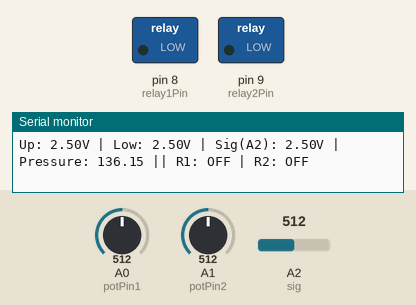
Simulated run of this sketch. Board: Arduino Uno, built with avr-gcc and run on an emulated ATmega328P. Parts: switched loads named in the sketch (green lamp = pin HIGH), the last lines printed to the serial monitor. The inputs (shaded band) are chosen by the test bench; at power-on: A2 (sig) = 512, A0 (potPin1) = 512, A1 (potPin2) = 512.

Above: at 1.3 s.
1.4 s: A2 (sig) set to 519
At 2.1 s:
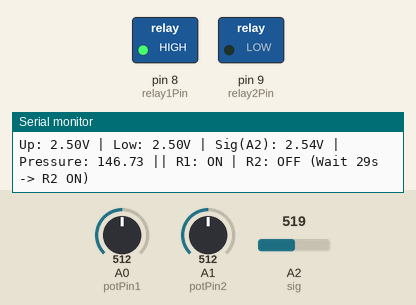
3.1 s: A2 (sig) set to 511
At 34.3 s:
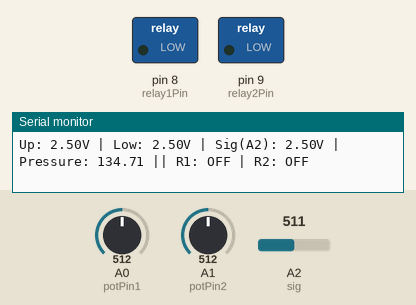
Timing chart, 0 to 34.8 s (numbered marks = the images above; inputs shaded):
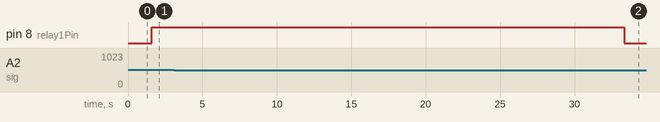

The sketch:

code.ino
```cpp
#include <avr/pgmspace.h>

// =========================================================
// 1. PIN DEFINITIONS & RELAY TIMING VARIABLES
// =========================================================
const int potPin1 = A0;  // Upper threshold
const int potPin2 = A1;  // Lower threshold
const int sig = A2;      // Signal voltage

const int relay1Pin = 8; // First Relay (Turns ON first, OFF last)
const int relay2Pin = 9; // Second Relay (Turns ON last, OFF first)

unsigned long relayTimer = 0;
const unsigned long delayTime = 30000; // 30,000 milliseconds = 30 seconds
bool turningOnSeq = false;
bool turningOffSeq = false;

// =========================================================
// 2. LOOKUP TABLE (PROGMEM)
// =========================================================
const int LUT_SIZE = 200;
const float y_table[] PROGMEM = {
  3.0502, 3.0751, 3.1016, 3.1298, 3.1594, 3.1904, 3.2227, 3.2562, 3.2910, 3.3268, 3.3637, 3.4016, 3.4404, 3.4801, 3.5206, 3.5619,
  3.6039, 3.6466, 3.6899, 3.7339, 3.7785, 3.8236, 3.8692, 3.9153, 3.9618, 4.0088, 4.0563, 4.1041, 4.1523, 4.2008, 4.2497, 4.2990,
  4.3485, 4.3984, 4.4485, 4.4990, 4.5497, 4.6007, 4.6519, 4.7034, 4.7552, 4.8072, 4.8595, 4.9120, 4.9647, 5.0177, 5.0709, 5.1243,
  5.1780, 5.2319, 5.2860, 5.3404, 5.3949, 5.4497, 5.5047, 5.5600, 5.6154, 5.6711, 5.7270, 5.7831, 5.8394, 5.8960, 5.9527, 6.0096,
  6.0667, 6.1240, 6.1815, 6.2392, 6.2971, 6.3551, 6.4132, 6.4716, 6.5300, 6.5886, 6.6473, 6.7062, 6.7651, 6.8241, 6.8832, 6.9423,
  7.0015, 7.0608, 7.1200, 7.1792, 7.2385, 7.2977, 7.3568, 7.4158, 7.4748, 7.5336, 7.5924, 7.6509, 7.7093, 7.7674, 7.8254, 7.8831,
  7.9405, 7.9976, 8.0543, 8.1108, 8.1668, 8.2224, 8.2776, 8.3323, 8.3865, 8.4402, 8.4934, 8.5459, 8.5979, 8.6492, 8.6998, 8.7497,
  8.7990, 8.8474, 8.8950, 8.9419, 8.9878, 9.0330, 9.0771, 9.1204, 9.1627, 9.2040, 9.2443, 9.2835, 9.3217, 9.3588, 9.3947, 9.4296,
  9.4632, 9.4957, 9.5270, 9.5570, 9.5858, 9.6134, 9.6397, 9.6647, 9.6884, 9.7108, 9.7319, 9.7517, 9.7701, 9.7873, 9.8031, 9.8176,
  9.8308, 9.8426, 9.8532, 9.8625, 9.8706, 9.8773, 9.8829, 9.8872, 9.8904, 9.8925, 9.8934, 9.8932, 9.8921, 9.8899, 9.8868, 9.8829,
  9.8781, 9.8725, 9.8663, 9.8594, 9.8520, 9.8442, 9.8359, 9.8274, 9.8187, 9.8099, 9.8011, 9.7925, 9.7841, 9.7760, 9.7685, 9.7616,
  9.7556, 9.7504, 9.7464, 9.7436, 9.7422, 9.7424, 9.7445, 9.7485, 9.7547, 9.7633, 9.7745, 9.7885, 9.8056, 9.8260, 9.8500, 9.8778,
  9.9097, 9.9459, 9.9868, 10.0327, 10.0838, 10.1404, 10.2030, 10.2718
};
const float x_table[] PROGMEM = {
  10.0000, 10.6007, 11.2374, 11.9124, 12.6280, 13.3865, 14.1906, 15.0430, 15.9466, 16.9045, 17.9199, 18.9963, 20.1374, 21.3470,
  22.6293, 23.9886, 25.4295, 26.9570, 28.5763, 30.2928, 32.1124, 34.0413, 36.0861, 38.2537, 40.5515, 42.9874, 45.5695, 48.3068,
  51.2085, 54.2844, 57.5452, 61.0018, 64.6660, 68.5504, 72.6680, 77.0331, 81.6603, 86.5654, 91.7652, 97.2773, 103.1206, 109.3148,
  115.8811, 122.8418, 130.2206, 138.0427, 146.3346, 155.1246, 164.4426, 174.3203, 184.7913, 195.8913, 207.6581, 220.1316, 233.3545,
  247.3715, 262.2306, 277.9822, 294.6800, 312.3808, 331.1448, 351.0359, 372.1218, 394.4744, 418.1696, 443.2881, 469.9154, 498.1422,
  528.0645, 559.7841, 593.4091, 629.0539, 666.8397, 706.8953, 749.3569, 794.3691, 842.0851, 892.6673, 946.2878, 1003.1293, 1063.3850,
  1127.2602, 1194.9722, 1266.7515, 1342.8424, 1423.5040, 1509.0107, 1599.6536, 1695.7412, 1797.6006, 1905.5785, 2020.0423, 2141.3818,
  2270.0098, 2406.3643, 2550.9092, 2704.1366, 2866.5681, 3038.7565, 3221.2878, 3414.7834, 3619.9018, 3837.3412, 4067.8418, 4312.1880,
  4571.2115, 4845.7940, 5136.8701, 5445.4304, 5772.5253, 6119.2680, 6486.8388, 6876.4888, 7289.5441, 7727.4108, 8191.5792, 8683.6291,
  9205.2353, 9758.1733, 10344.3250, 10965.6856, 11624.3699, 12322.6199, 13062.8122, 13847.4663, 14679.2527, 15561.0028, 16495.7175,
  17486.5785, 18536.9584, 19650.4322, 20830.7898, 22082.0490, 23408.4685, 24814.5630, 26305.1186, 27885.2085, 29560.2108, 31335.8268,
  33218.1002, 35213.4374, 37328.6302, 39570.8779, 41947.8123, 44467.5240, 47138.5891, 49970.0992, 52971.6917, 56153.5832, 59526.6039,
  63102.2344, 66892.6451, 70910.7373, 75170.1873, 79685.4930, 84472.0231, 89546.0693, 94924.9023, 100626.8297, 106671.2592, 113078.7642,
  119871.1536, 127071.5468, 134704.4516, 142795.8480, 151373.2765, 160465.9320, 170104.7631, 180322.5773, 191154.1529, 202636.3571,
  214808.2717, 227711.3261, 241389.4382, 255889.1641, 271259.8562, 287553.8315, 304826.5497, 323136.8015, 342546.9094, 363122.9392,
  384934.9254, 408057.1089, 432568.1905, 458551.5982, 486095.7713, 515294.4615, 546247.0520, 579058.8956, 613841.6737, 650713.7757,
  689800.7028, 731235.4945, 775159.1818, 821721.2672, 871080.2334, 923404.0827, 978870.9091, 1037669.5042, 1100000.0000
};

// =========================================================
// 3. INVERSE LOOKUP FUNCTION
// =========================================================
float get_x_from_y(float target_y) {
    // Boundary enforcement: clamp to min/max if the signal goes out of bounds
    float y_min = pgm_read_float(&y_table[0]);
    float y_max = pgm_read_float(&y_table[LUT_SIZE - 1]);

    if (target_y <= y_min) return pgm_read_float(&x_table[0]);
    if (target_y >= y_max) return pgm_read_float(&x_table[LUT_SIZE - 1]);

    // Forward scan for the correct interval
    for (int i = 0; i < LUT_SIZE - 1; i++) {
        float y0 = pgm_read_float(&y_table[i]);
        float y1 = pgm_read_float(&y_table[i + 1]);

        // When we find the bracket containing our target_y
        if (target_y >= y0 && target_y <= y1) {
            float x0 = pgm_read_float(&x_table[i]);
            float x1 = pgm_read_float(&x_table[i + 1]);

            // Linear interpolation equation
            return x0 + (target_y - y0) * ((x1 - x0) / (y1 - y0));
        }
    }

    return 0.0; // Fallback
}

// =========================================================
// 4. ARDUINO SETUP
// =========================================================
void setup() {
  Serial.begin(9600);

  // Wait for serial monitor to open
  while (!Serial) { ; }
  Serial.println("System Ready. LUT Initialized & Relays Online.");

  // Set the relay pins as outputs
  pinMode(relay1Pin, OUTPUT);
  pinMode(relay2Pin, OUTPUT);

  // Start with both relays turned OFF
  digitalWrite(relay1Pin, LOW);
  digitalWrite(relay2Pin, LOW);
}

// =========================================================
// 5. MAIN EXECUTION LOOP
// =========================================================
void loop() {
  // Read the raw input on the analog pins (0 - 1023)
  int sensorValue1 = analogRead(potPin1);
  int sensorValue2 = analogRead(potPin2);
  int sensorValue3 = analogRead(sig);

  // Convert the analog readings to voltages (0 - 5V)
  float voltage1 = sensorValue1 * (5.0 / 1023.0); // Upper limit (A0)
  float voltage2 = sensorValue2 * (5.0 / 1023.0); // Lower limit (A1)
  float voltage3 = sensorValue3 * (5.0 / 1023.0); // Signal (A2)

  // --- INTEGRATED LUT LOGIC ---
  // The A2 signal is divided by 2 before going into the Lookup Table as requested
  float lut_input_voltage = voltage3 * 2.0;
  float calculated_pressure = get_x_from_y(lut_input_voltage);

  // Read current relay states
  bool r1IsOn = digitalRead(relay1Pin) == HIGH;
  bool r2IsOn = digitalRead(relay2Pin) == HIGH;

  // --- RELAY CONTROL LOGIC (With Bounce Protection) ---

  // Condition 1: Signal goes ABOVE upper threshold
  if (voltage3 > voltage1) {
    turningOffSeq = false;

    if (!r1IsOn) {
      digitalWrite(relay1Pin, HIGH);
      r1IsOn = true;
      relayTimer = millis();
      turningOnSeq = true;
    }
    else if (!r2IsOn && !turningOnSeq) {
      relayTimer = millis();
      turningOnSeq = true;
    }
  }

  // Condition 2: Signal goes BELOW lower threshold
  else if (voltage3 < voltage2) {
    turningOnSeq = false;

    if (r2IsOn) {
      digitalWrite(relay2Pin, LOW);
      r2IsOn = false;
      relayTimer = millis();
      turningOffSeq = true;
    }
    else if (r1IsOn && !turningOffSeq) {
        relayTimer = millis();
        turningOffSeq = true;
    }
  }

  // --- TIMER LOGIC (Non-Blocking) ---

  if (turningOnSeq && (millis() - relayTimer >= delayTime)) {
    digitalWrite(relay2Pin, HIGH);
    turningOnSeq = false; // Sequence complete
  }

  if (turningOffSeq && (millis() - relayTimer >= delayTime)) {
    digitalWrite(relay1Pin, LOW);
    turningOffSeq = false; // Sequence complete
  }

  // --- SERIAL MONITOR OUTPUT ---

  Serial.print("Up: "); Serial.print(voltage1);
  Serial.print("V | Low: "); Serial.print(voltage2);
  Serial.print("V | Sig(A2): "); Serial.print(voltage3);
  Serial.print("V | Pressure: "); Serial.print(calculated_pressure);

  // Print Relay States
  Serial.print(" || R1: ");
  Serial.print(digitalRead(relay1Pin) == HIGH ? "ON" : "OFF");
  Serial.print(" | R2: ");
  Serial.print(digitalRead(relay2Pin) == HIGH ? "ON" : "OFF");

  // --- LIVE COUNTDOWN TIMER ---

  if (turningOnSeq) {
      int secondsLeft = (delayTime - (millis() - relayTimer)) / 1000;
      if (secondsLeft < 0) secondsLeft = 0;
      Serial.print(" (Wait ");
      Serial.print(secondsLeft);
      Serial.print("s -> R2 ON)");
  } else if (turningOffSeq) {
      int secondsLeft = (delayTime - (millis() - relayTimer)) / 1000;
      if (secondsLeft < 0) secondsLeft = 0;
      Serial.print(" (Wait ");
      Serial.print(secondsLeft);
      Serial.print("s -> R1 OFF)");
  }

  Serial.println(); // Drop to the next line

  // Delay for readability
  delay(500);
}
```

Measured:
- the behaviour switches between 512 and 513 on A2 (sig) (found by bisection; images 0 and 1)
- after the input at 1.4 s, pin 8 (relay1Pin): LOW → HIGH after 0.20 s
- after the input at 3.1 s, pin 8 (relay1Pin): HIGH → LOW after 30.2 s; pin 9 (relay2Pin): stays LOW (without the input it goes to HIGH after 28.6 s)
